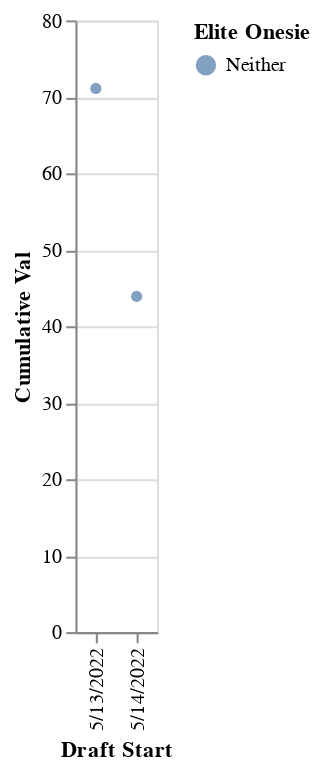

Notebook code cell kept with this figure:
### Markdown cell above
#### To use while drafting

### Code cell
#Use of build and player search functions
players_to_search = ['Jonathan Taylor']
#builds_with_players(players_to_search)
#strats_with_players(players_to_search)
onesie_with_players(players_to_search)

### Figure 1 — Vega-Lite specification as saved in the notebook (floating-point values rounded to 4 significant figures)
{"config": {"view": {"continuousWidth": 400, "continuousHeight": 300}}, "data": {"name": "data-da93d0e8085f1fb7f4cd80d13a6d220b"}, "mark": {"type": "circle", "size": 30}, "encoding": {"color": {"field": "Elite Onesie", "type": "nominal"}, "tooltip": [{"field": "Draft Start", "type": "nominal"}, {"field": "Team", "type": "quantitative"}, {"field": "Strategy", "type": "nominal"}, {"field": "Elite Onesie", "type": "nominal"}, {"field": "build", "type": "nominal"}, {"field": "Cumulative Val", "type": "quantitative"}], "x": {"field": "Draft Start", "type": "nominal"}, "y": {"field": "Cumulative Val", "type": "quantitative"}}, "selection": {"selector214": {"type": "interval", "bind": "scales", "encodings": ["x", "y"]}}, "$schema": "https://vega.github.io/schema/vega-lite/v4.17.0.json", "datasets": {"data-da93d0e8085f1fb7f4cd80d13a6d220b": [{"Team": 3, "Draft Start": "5/13/2022", "Cumulative Val": 71.1, "Strategy": "Anchor RB", "Elite Onesie": "Neither", "build": "2/5/10/3", "Players": "Jonathan Taylor, AJ Brown, Saquon Barkley, DK Metcalf, Chris Godwin, JuJu Smith-Schuster, Tom Brady, Clyde Edwards-Helaire, Skyy Moore, Christian Watson, Rachaad White, Corey Davis, Noah Fant, Will Fuller, Daniel Jones, Jalen Tolbert, KJ Hamler, Brevin Jordan, Sony Michel, Greg Dulcich"}, {"Team": 10, "Draft Start": "5/14/2022", "Cumulative Val": 43.9, "Strategy": "Anchor RB", "Elite Onesie": "Neither", "build": "3/6/8/3", "Players": "Jonathan Taylor, Tee Higgins, AJ Brown, Gabriel Davis, Courtland Sutton, Deandre Hopkins, Drake London, Trey Lance, Dalton Schulz, Tua Tagovailoa, Chase Edmonds, Robert Tonyan, Rachaad White, Daniel Jones, David Bell, Brian Robinson, Donta Foreman, Wandale Robinson, Chris Evans, OJ Howard"}]}}
